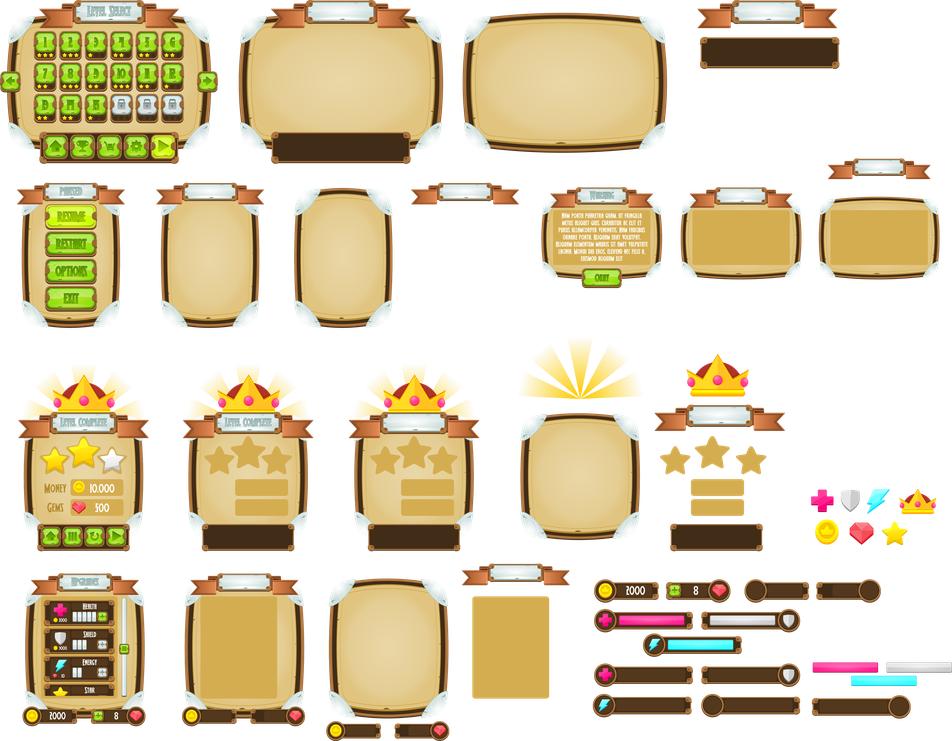
#> input picture library/assets/_shared/fantasy-gui/Windows.png, 952 x 741 px, shrunk from 4868 x 3787 before the run
$ python chroma_key.py ../../../../library/assets/_shared/fantasy-gui/Windows.png ../../../../library/assets/_shared/fantasy-gui/Windows.png
#> lines starting #> are read from the running program, lines starting #| are printed output that depends on the picture
"""Remove background by flood-filling from corners (black or green screens)."""
from __future__ import annotations
import sys
from collections import deque
from pathlib import Path

from PIL import Image


def near_key(r: int, g: int, b: int) -> bool:
    if g > 140 and g > r + 50 and g > b + 50:
        return True
    if r < 28 and g < 28 and b < 28:
        return True
    return False


def flood_key(src: Path, dst: Path) -> None:
    im = Image.open(src).convert("RGBA")
#> im is the input picture: PIL image 952x741 RGBA; mean R, G, B, A 97.5, 83.2, 51.8, 120.2
    w, h = im.size
#> w = 952; h = 741
    px = im.load()
    seen = [[False] * w for _ in range(h)]
    q: deque[tuple[int, int]] = deque()

    def try_push(x: int, y: int) -> None:
        if x < 0 or y < 0 or x >= w or y >= h or seen[y][x]:
            return
        r, g, b, a = px[x, y]
        if near_key(r, g, b):
            seen[y][x] = True
            q.append((x, y))

    for x, y in ((0, 0), (w - 1, 0), (0, h - 1), (w - 1, h - 1), (w // 2, 0), (0, h // 2)):
        try_push(x, y)

    while q:
        x, y = q.popleft()
        px[x, y] = (0, 0, 0, 0)
        for nx, ny in ((x - 1, y), (x + 1, y), (x, y - 1), (x, y + 1)):
            try_push(nx, ny)

    for y in range(h):
        for x in range(w):
            r, g, b, a = px[x, y]
            if a == 0:
                continue
            if near_key(r, g, b):
                px[x, y] = (r, g, b, 0)

    im.save(dst)
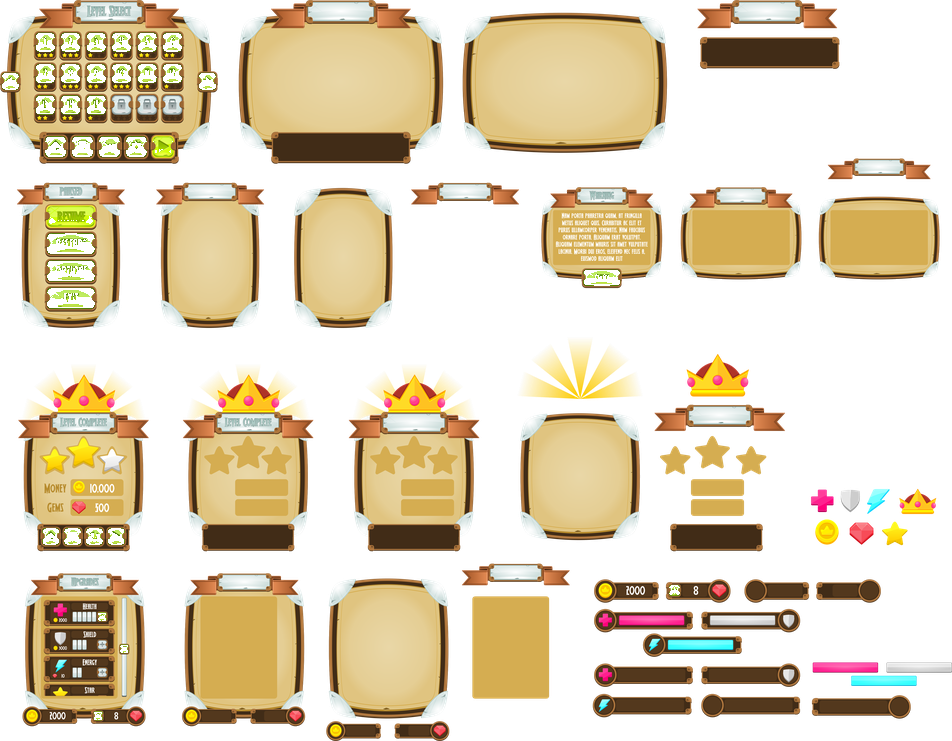
#> saved as Windows.png: PIL image 952x741 RGBA; mean R, G, B, A 97.4, 83.2, 51.8, 117.2; transparent parts drawn white
    print(f"wrote {dst} ({w}x{h})")
#| wrote ../../../../library/assets/_shared/fantasy-gui/Windows.png (952x741)


if __name__ == "__main__":
    flood_key(Path(sys.argv[1]), Path(sys.argv[2]))
